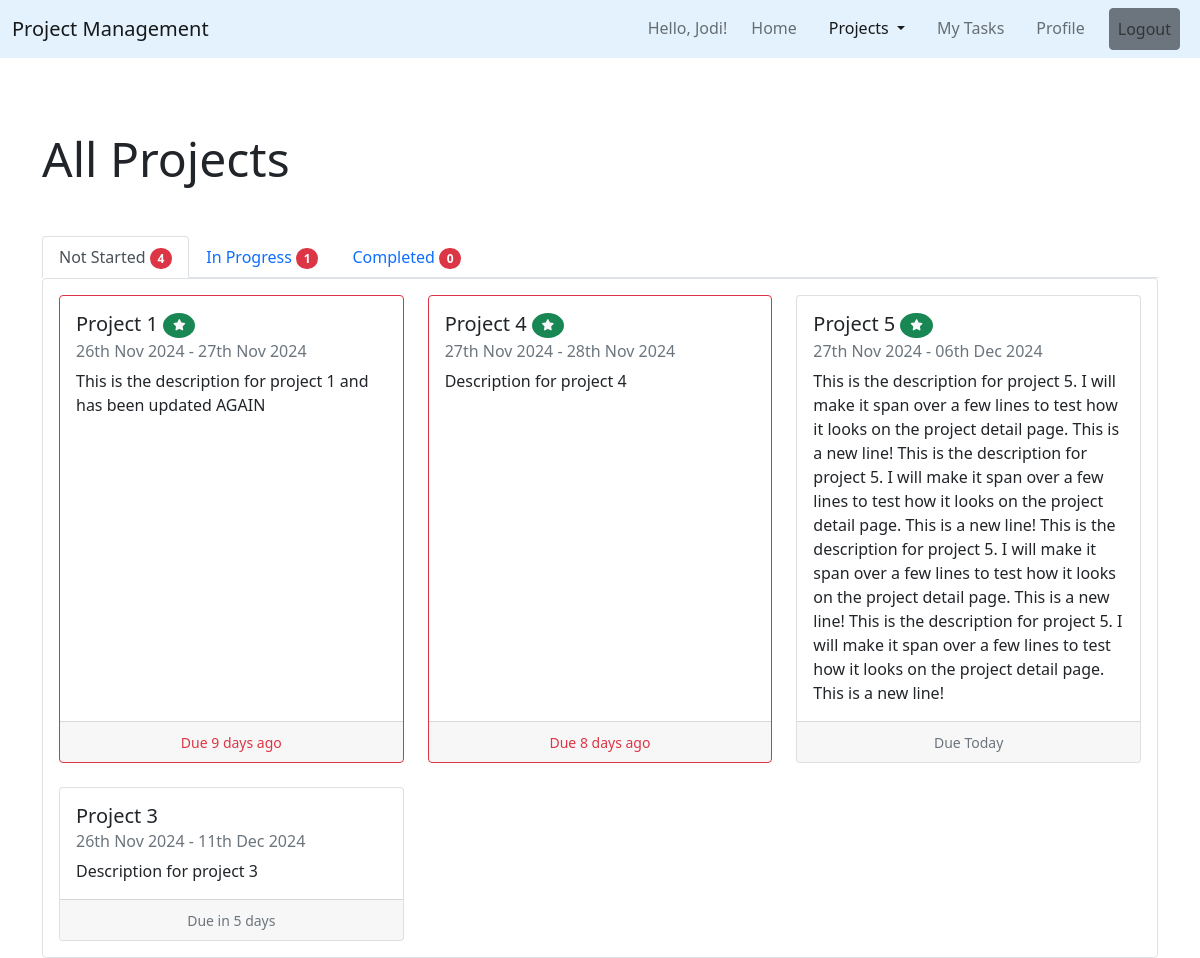
Page /project/ (signed in) on the earlier database version.
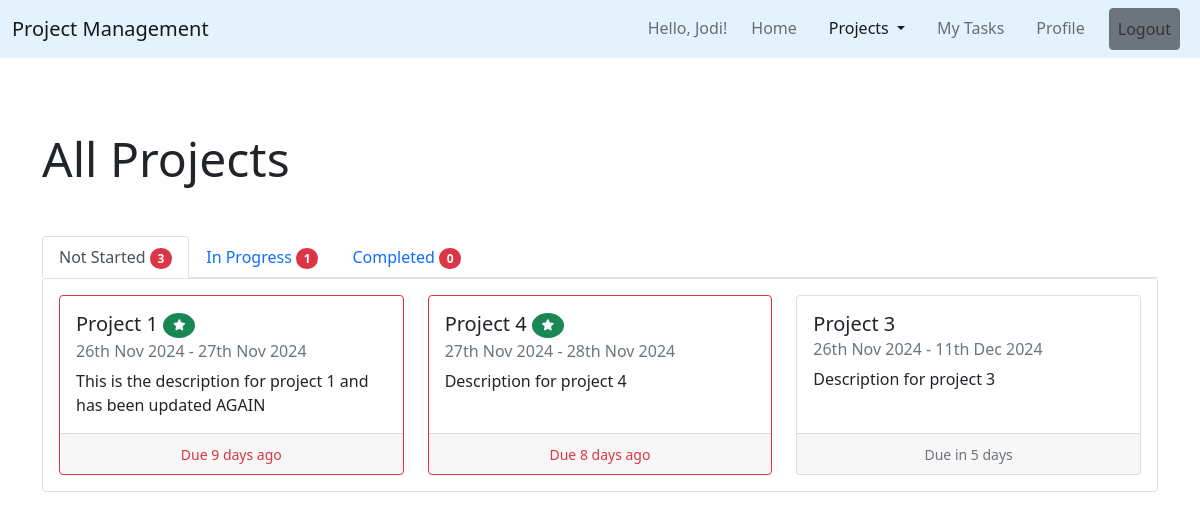
Same page on the later database version.
### projects/models.py (models this page shows, shortened)
class Project(models.Model):
    STATUS_CHOICES = [
        ('Not Started', 'Not Started'),
        ('In Progress', 'In Progress'),
        ('Completed', 'Completed'),
    ]
    name = models.CharField(max_length=200)
    description = models.TextField()
    created_by = models.ForeignKey(User, on_delete=models.CASCADE)
    start_date = models.DateField(default=date.today)
    end_date = models.DateField(default= date.today() + timedelta(1))
    completion_date = models.DateField(null=True)
    team_members = models.ManyToManyField(User, related_name='projects')
    status = models.CharField(max_length=50, choices=STATUS_CHOICES, default='Not Started')

### projects/views.py (the view)
# urls.py: path('project/', ProjectListView.as_view(), name='project-list'),
class ProjectListView(LoginRequiredMixin, ListView):
    model = Project
    context_object_name = 'projects'
    ordering = ['end_date'] # Order projects by end date, showing those due to end soon first
    def get_context_data(self, **kwargs):
        context = super().get_context_data(**kwargs)
        today = timezone.now().date()
        not_started_projects = []
        in_progress_projects = []
        completed_projects = []
        for project in context['projects']:
            if project.status == 'Not Started':
                not_started_projects.append(project)
            elif project.status == 'In Progress':
                in_progress_projects.append(project)
            else:
                completed_projects.append(project)
            remaining_days = (project.end_date - today).days
            if remaining_days == 0:
                project.remaining_message = 'Due Today'
                project.is_overdue = False
            elif remaining_days < 0:
                project.remaining_message = f'Due {-remaining_days} days ago'
                project.is_overdue = True
            else:
                project.remaining_message = f'Due in {remaining_days} days'
                project.is_overdue = False
        context['not_started_projects'] = not_started_projects
        context['in_progress_projects'] = in_progress_projects
        context['completed_projects'] = completed_projects
        context['not_started_count'] = len(not_started_projects)
        context['in_progress_count'] = len(in_progress_projects)
        context['completed_count'] = len(completed_projects)
        return context

### projects/templates/projects/project_list.html (shortened to what this page needs)
{% extends "projects/base.html" %}
{% block content %}
    <div class="container">
        <h2 class="display-5 my-5">All Projects</h2>
        <ul class="nav nav-tabs" id="projectsTabs" role="tablist">
            <li class="nav-item" role="presentation">
                <button class="nav-link active" id="not-started-tab" data-bs-toggle="tab" data-bs-target="#notstarted" type="button" role="tab" aria-controls="notstarted" aria-selected="true">Not Started <span class="badge rounded-pill bg-danger">{{ not_started_count }}</span></button>
            </li>
            <li class="nav-item" role="presentation">
                <button class="nav-link" id="in-progress-tab" data-bs-toggle="tab" data-bs-target="#inprogress" type="button" role="tab" aria-controls="inprogress" aria-selected="false">In Progress <span class="badge rounded-pill bg-danger">{{ in_progress_count }}</span></button>
            </li>
            <li class="nav-item" role="presentation">
                <button class="nav-link" id="completed-tab" data-bs-toggle="tab" data-bs-target="#completed" type="button" role="tab" aria-controls="completed" aria-selected="false">Completed <span class="badge rounded-pill bg-danger">{{ completed_count }}</span></button>
            </li>
        </ul>
        <div class="tab-content p-3 border rounded" id="myTabContent">
            <div class="tab-pane fade show active" id="notstarted" role="tabpanel" aria-labelledby="notstarted-tab">
                <div class="row row-cols-1 row-cols-md-2 row-cols-lg-3 g-4">
                    {% if not_started_projects %}
                        {% for project in not_started_projects %}
                            <div class="col">
                                <a href="{% url 'project-detail' project.id %}" class="text-decoration-none text-dark">
                                    <div class="card {% if project.is_overdue %}border-danger{% endif %} h-100">
                                        <div class="card-body">
                                            <h5 class="card-title">
                                                {{ project.name }}
                                                {% if project.created_by == user %}
                                                    <span class="badge rounded-circle bg-success text-light" title="Created by you">
                                                    </span>
                                                {% endif %}
                                            </h5>
                                            <h6 class="card-subtitle mb-2 text-muted">
                                                {{ project.start_date|date:'dS M Y' }} - {{ project.end_date|date:'dS M Y' }}
                                            </h6>
                                            <p class="card-text">{{ project.description }}</p>
                                        </div>
                                        <div class="card-footer text-center">
                                            {% if project.remaining_message %}
                                                <small class="{% if project.is_overdue %}text-danger{% else %}text-muted{% endif %}">{{ project.remaining_message }}</small>
                                            {% endif %}
                                        </div>
                                    </div>
                                </a>
                            </div>
                        {% endfor %}
                        {% else %}
                            <span class="text-muted py-4">No projects found..</span>
                        {% endif %}
                </div>
            </div>
          </div>
    </div>
{% endblock content %}

Differences in the rows shown:
removed Project: name "Project 5", start_date "27th Nov 2024", end_date "06th Dec 2024", description "This is the description for project 5. I will make it span over a few lines to test how it looks on the project detail page. This is a new line! This is the description for project 5. I will make it span over a few lines to test how it looks on the project detail page. This is a new line! This is the description for project 5. I will make it span over a few lines to test how it looks on the project detail page. This is a new line! This is the description for project 5. I will make it span over a few lines to test how it looks on the project detail page. This is a new line!", remaining_message "Due Today"
Other differences:
{{ not_started_count }}: "4" → "3"
